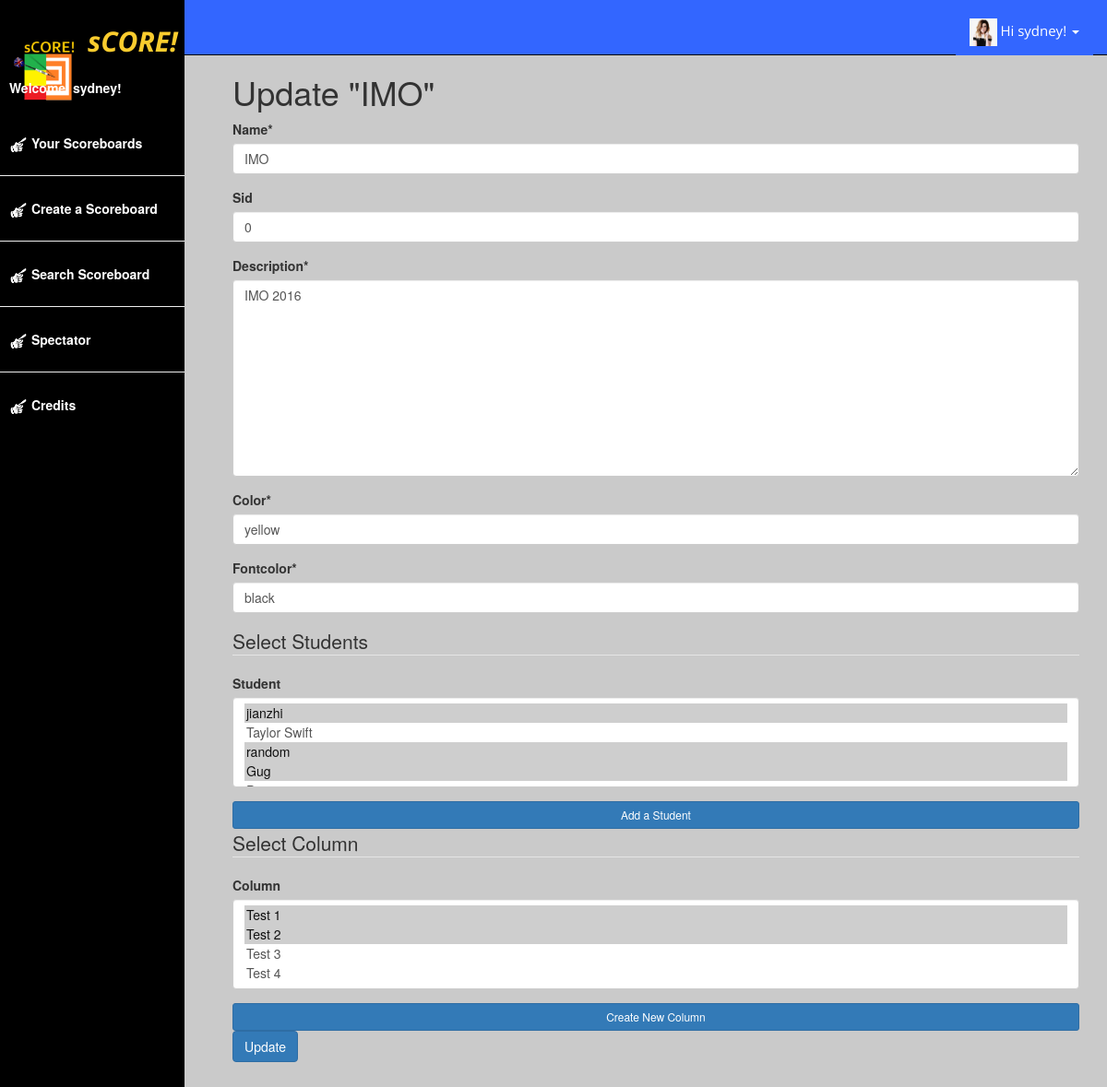
Before: /scoreboard/5/edit/ (signed in) with the older database file.
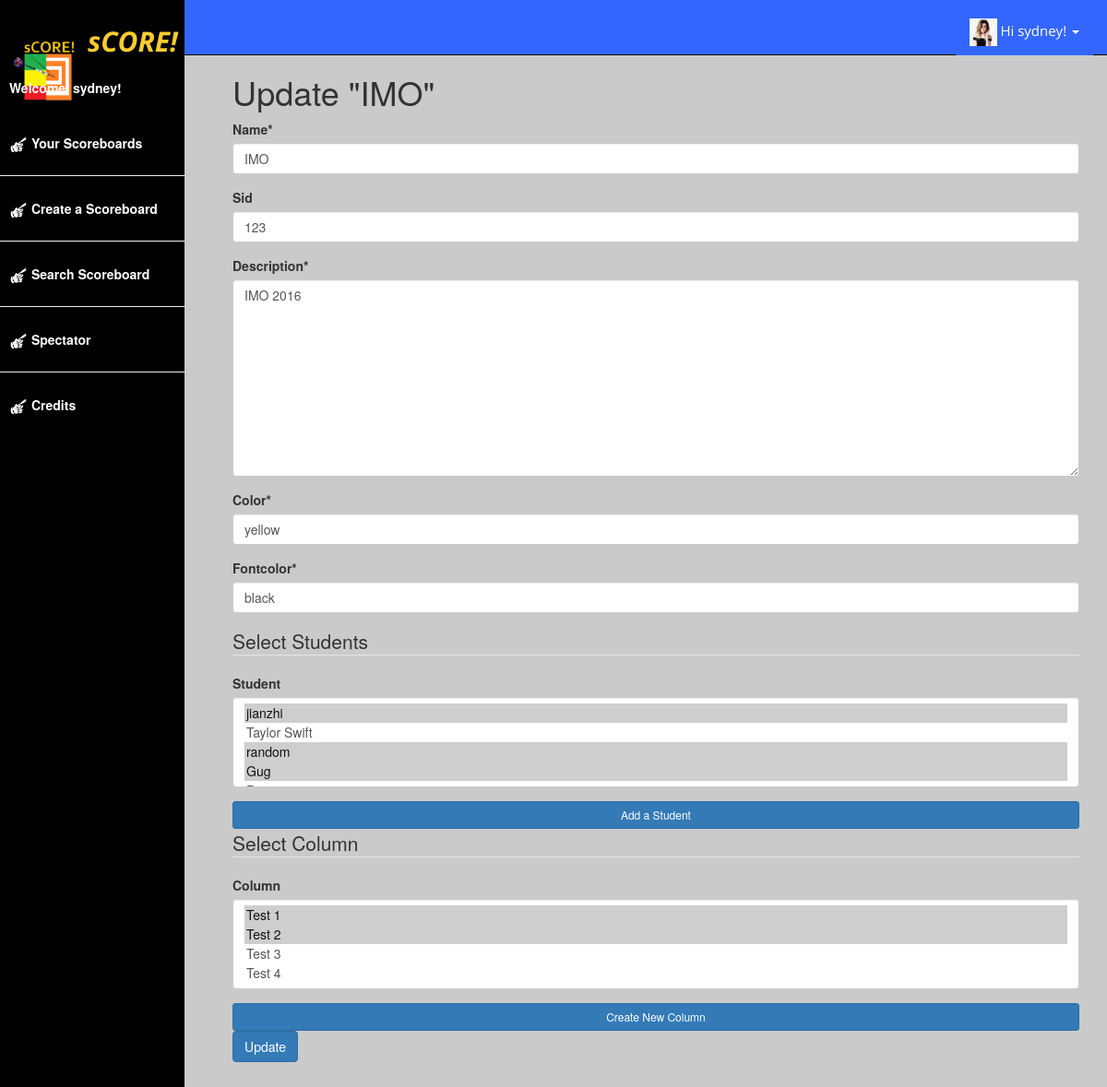
After: the same page with the newer database file.
### scoreboard/models.py (models this page shows, shortened)
class Scoreboard(models.Model):
    user = models.ForeignKey(UserProfile, blank=True, null=True)
    name = models.CharField(max_length = 255)
    sid = models.IntegerField(blank = True, null = True)
    description = models.TextField()
    color = models.CharField(max_length=50, default = "yellow")
    fontcolor = models.CharField(max_length=50, default = "black")
    student = models.ManyToManyField('Student', related_name="scoreboard", null=True, blank=True)
    column = models.ManyToManyField('Column', related_name="scoreboard", null = True, blank = True)

class Student(models.Model):
    name = models.CharField(max_length = 255)
    score = models.ManyToManyField('Score', related_name="student", null=True, blank=True)
    def __unicode__(self):
        return self.name

### scoreboard/views.py (the view)
# urls.py: url(r'^scoreboard/(?P<pk>\d+)/edit/$', views.ScoreboardUpdate.as_view(), name = 'scoreboard_update'),
class ScoreboardUpdate(UpdateView):
    model = Scoreboard
    form_class = ScoreboardFormUpdate
    student_form_class = StudentForm
    column_form_class = ColumnForm
    score_form_class = ScoreForm
    @method_decorator(login_required)
    def dispatch(self, *args, **kwargs):
        return super(ScoreboardUpdate, self).dispatch(*args, **kwargs)
    def get_context_data(self, **kwargs):
        kwargs.setdefault("createstudent_form", self.student_form_class())
        kwargs.setdefault("createcolumn_form", self.column_form_class())
        kwargs.setdefault("createscore_form", self.score_form_class())
        context = super(ScoreboardUpdate, self).get_context_data(**kwargs)
        context['curruser'] = UserProfile.objects.get(user=self.request.user)
        return context
    def get_object(self, queryset=None):
        obj = super(ScoreboardUpdate, self).get_object()
        if not UserProfile.objects.get(user=self.request.user) == obj.user:
            raise Http404
        return obj

### scoreboard/forms.py
class StudentForm(forms.ModelForm):
    class Meta:
        model = Student
        fields = '__all__'
    def __init__(self, *args, **kwargs):
        super(StudentForm, self).__init__(*args, **kwargs)
        self.helper = FormHelper(self)
        self.helper.form_id = "studentform"
        score = Div('score',css_class = "col-xs-12", style="padding:0px;")
        self.helper.layout.pop(1)
        self.helper.layout.insert(1, Fieldset("Select Score",score, Button("createscoremodal", value="Add a New Score", css_class="btn btn-primary btn-sm col-xs-12", data_toggle="modal", data_target="#myModal3")))
        self.helper.layout.append(Hidden(name='btn_createstudent', value="btn_createstudent"))
        self.helper.layout.append(Button('btn_createstudent', 'Create Student', css_class='createstudent', data_dismiss="modal"))

### scoreboard/models.py (called while the page is built)
    def __unicode__(self):
        return self.header

    def __unicode__(self):
        return self.column.header + ": " + str(self.numerator)

### scoreboard/templates/scoreboard/scoreboard_form.html (shortened to what this page needs)
{%extends 'scoreboard/base.html'%}
{% load crispy_forms_tags %}
{%block content %}
<div class = "update_score">
    {% if object %}
        <h1>Update "{{object.name}}"</h1>
    {% else %}
        <h1>Create a New Scoreboard</h1>
    {% endif %}
    {%crispy form%}
</div>
{%endblock%}

Changed rows visible on the page:
changed Scoreboard "IMO": sid "0" → "123"
